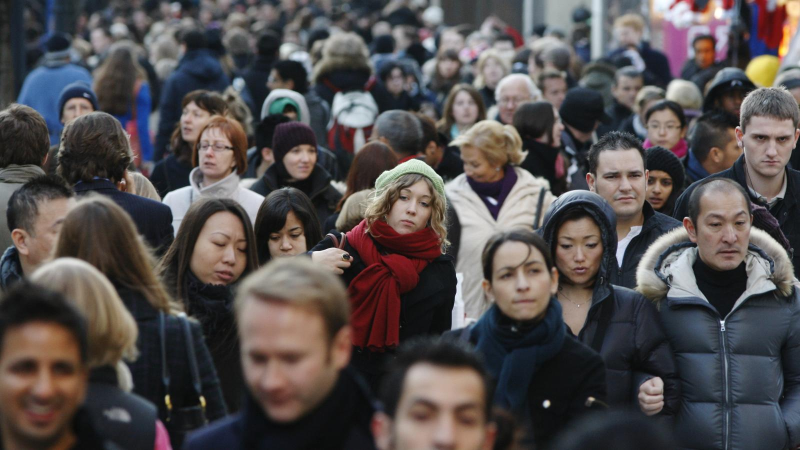
#> input picture study/udemy/automate-everything-with-python/l_image_processing/temp/humans.jpeg, 1600 x 900 px (shown at 1/2 size)
$ python detect_faces.py
#> lines starting #> are read from the running program, lines starting #| are printed output that depends on the picture; after the words box and inside, x2 and y2 are one past the last pixel; in counts of white or black regions, pixels touching at a corner belong together
from pathlib import Path, PosixPath
from typing import Optional

from cv2 import CascadeClassifier, imread, rectangle, imwrite, resize, addWeighted, blur

from l_image_processing.constants import TEMP_FOLDER_PATH


def get_face_cascade():
    face_xml_path = Path.joinpath(TEMP_FOLDER_PATH, "faces.xml")
    return CascadeClassifier(face_xml_path.as_posix())


def _get_image_destination(
    image_path: PosixPath, image_destination: Optional[PosixPath] = None
):
    return Path.joinpath(
        image_destination or image_path.parent,
        (
            image_path.name
            if image_destination
            else f"{image_path.stem}_detected_faces{image_path.suffix}"
        ),
    )


def _handle_face_detection(
    image,
    init_coordinates: tuple[int, int],
    end_coordinates: tuple[int, int],
    border_color: tuple[int, int, int] = (255, 255, 255),
    border_thickness: int = 3,
    pattern: Optional[PosixPath] = None,
    is_blur: bool = False,
    is_filled_rectangle: bool = False,
) -> None:
    face_x_init = init_coordinates[0]
    face_y_init = init_coordinates[1]
    face_x_end = end_coordinates[0]
    face_y_end = end_coordinates[1]

    if pattern:
        replacement = imread(pattern.as_posix(), 1)
        replacement_resized = resize(
            replacement, (face_x_end - face_x_init, face_y_end - face_y_init)
        )
        image[face_y_init:face_y_end, face_x_init:face_x_end] = addWeighted(
            image[face_y_init:face_y_end, face_x_init:face_x_end],
            0.1,
            replacement_resized,
            0.9,
            0,
        )
    else:
        if is_blur:
            image[face_y_init:face_y_end, face_x_init:face_x_end] = blur(
                image[face_y_init:face_y_end, face_x_init:face_x_end], (50, 50)
            )
        else:
            rectangle(
                image,
                init_coordinates,
                end_coordinates,
                border_color,
                -1 if is_filled_rectangle else border_thickness,
            )


def detect_faces(
    image,
    image_name: str,
    image_destination: Optional[PosixPath] = None,
    pattern: Optional[PosixPath] = None,
    is_blur: Optional[bool] = False,
    is_filled_rectangle: bool = False,
):
    detected_faces = get_face_cascade().detectMultiScale(image, 1.1, 4)
    if len(detected_faces) > 0:
        print(f"::: Faces detected in {image_name}")
        for x_pos, y_pos, width, height in detected_faces:
            _handle_face_detection(
                image,
                init_coordinates=(x_pos, y_pos),
                end_coordinates=(x_pos + width, y_pos + height),
                pattern=pattern,
                is_blur=is_blur,
                is_filled_rectangle=is_filled_rectangle,
            )

        if image_destination:
            imwrite(image_destination.as_posix(), image)
    else:
        print(f"!!! No faces detected in {image_name}")

    return image if not image_destination else None


def detect_faces_in_image(
    image_path: PosixPath, image_destination: Optional[PosixPath] = None
):
    image = imread(image_path.as_posix(), 1)
    image_name = image_path.name
    image_destination = _get_image_destination(image_path, image_destination)
    detect_faces(image, image_name, image_destination)


def main():
    image_path = Path.joinpath(TEMP_FOLDER_PATH, "humans.jpeg")
    detect_faces_in_image(image_path)
#> in detect_faces_in_image, image is the input picture: shape (900, 1600, 3); mean B, G, R 78.1, 78, 83.6
#> in detect_faces, `detected_faces = get_face_cascade().detectMultiScale(image, 1.1, 4)`: detected_faces = 21 rows, first 6: [901, 185, 60, 60], [1382, 82, 52, 52], [1234, 155, 60, 60], [990, 178, 60, 60], [125, 192, 62, 62], [348, 204, 65, 65]
#> in _handle_face_detection, `face_x_init = init_coordinates[0]`: face_x_init = 901
#> in _handle_face_detection, `face_y_init = init_coordinates[1]`: face_y_init = 185
#> in _handle_face_detection, `face_x_end = end_coordinates[0]`: face_x_end = 961
#> in _handle_face_detection, `face_y_end = end_coordinates[1]`: face_y_end = 245
#> in _handle_face_detection, `rectangle( image, init_coordinates, end_coordinates, border_color, -1 ..`:
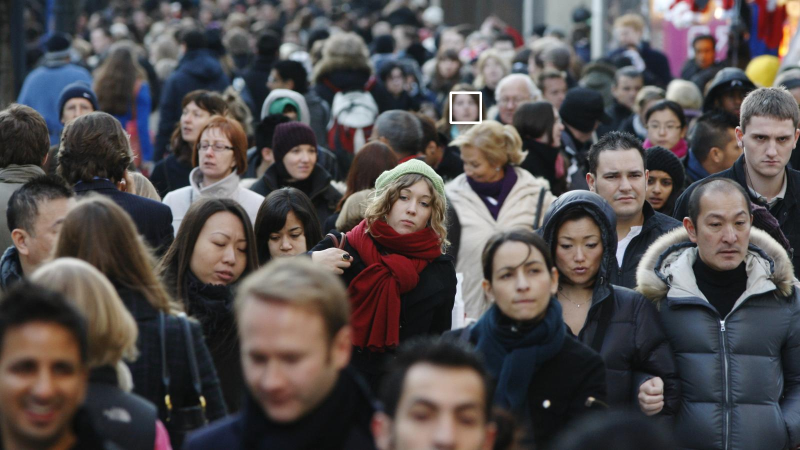
#> image: shape (900, 1600, 3) (shown at 1/2 size); 0.08% of pixels changed, all inside (x1, y1, x2, y2) = (899, 183, 964, 248)
#> in detect_faces, `imwrite(image_destination.as_posix(), image)`:
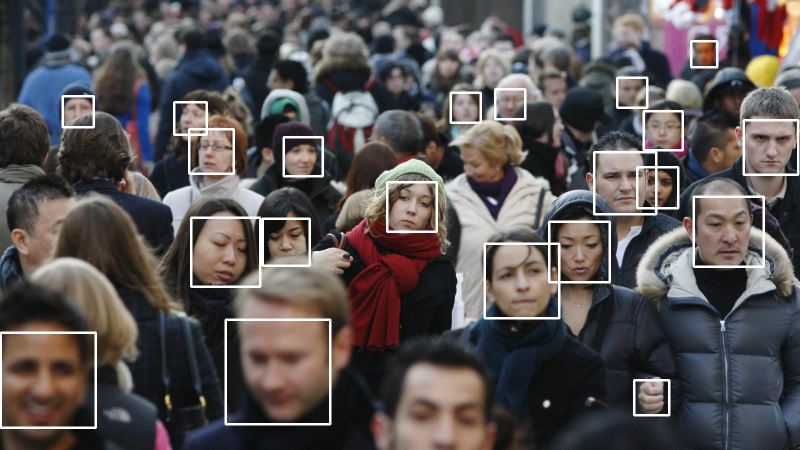
#> saved as humans_detected_faces.jpeg: shape (900, 1600, 3) (shown at 1/2 size); mean B, G, R 83.5, 83.4, 88.7


if __name__ == "__main__":
    main()
